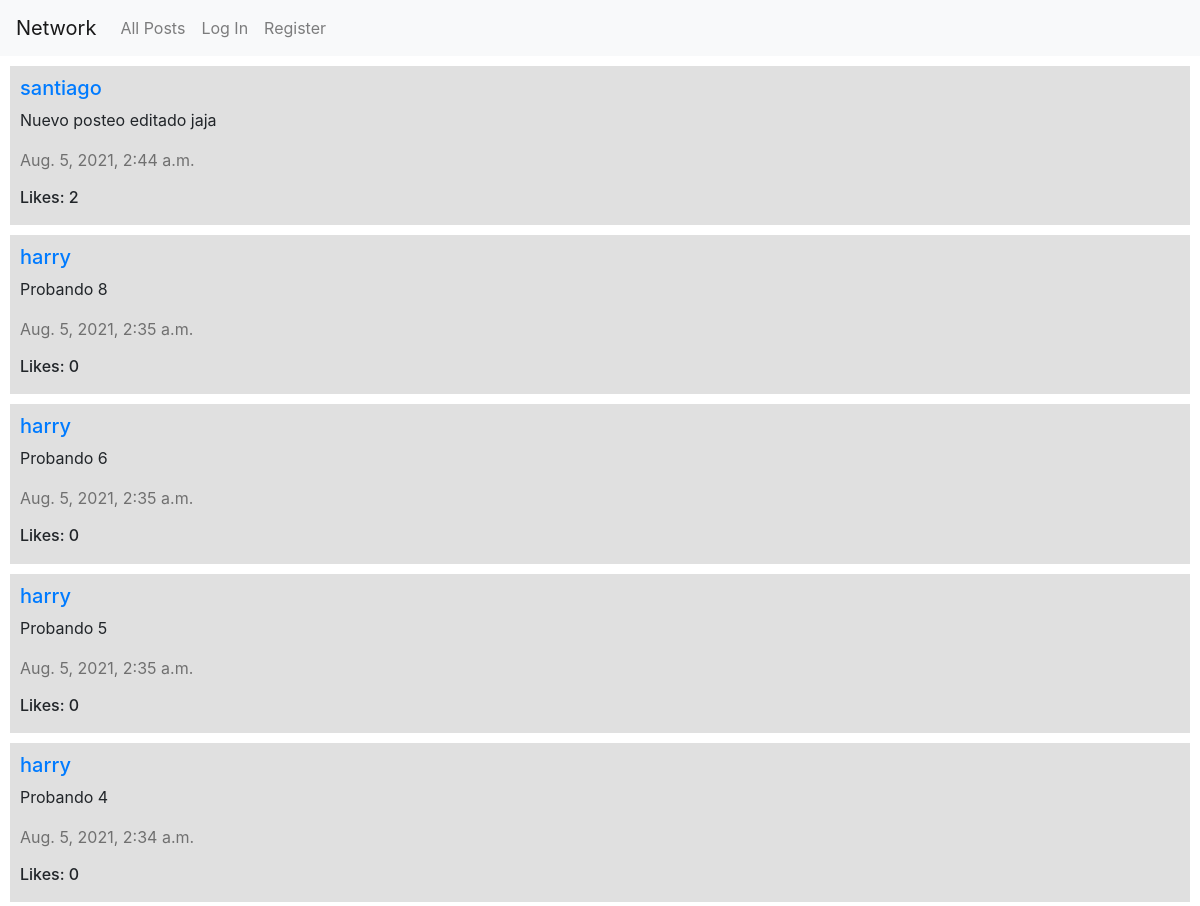
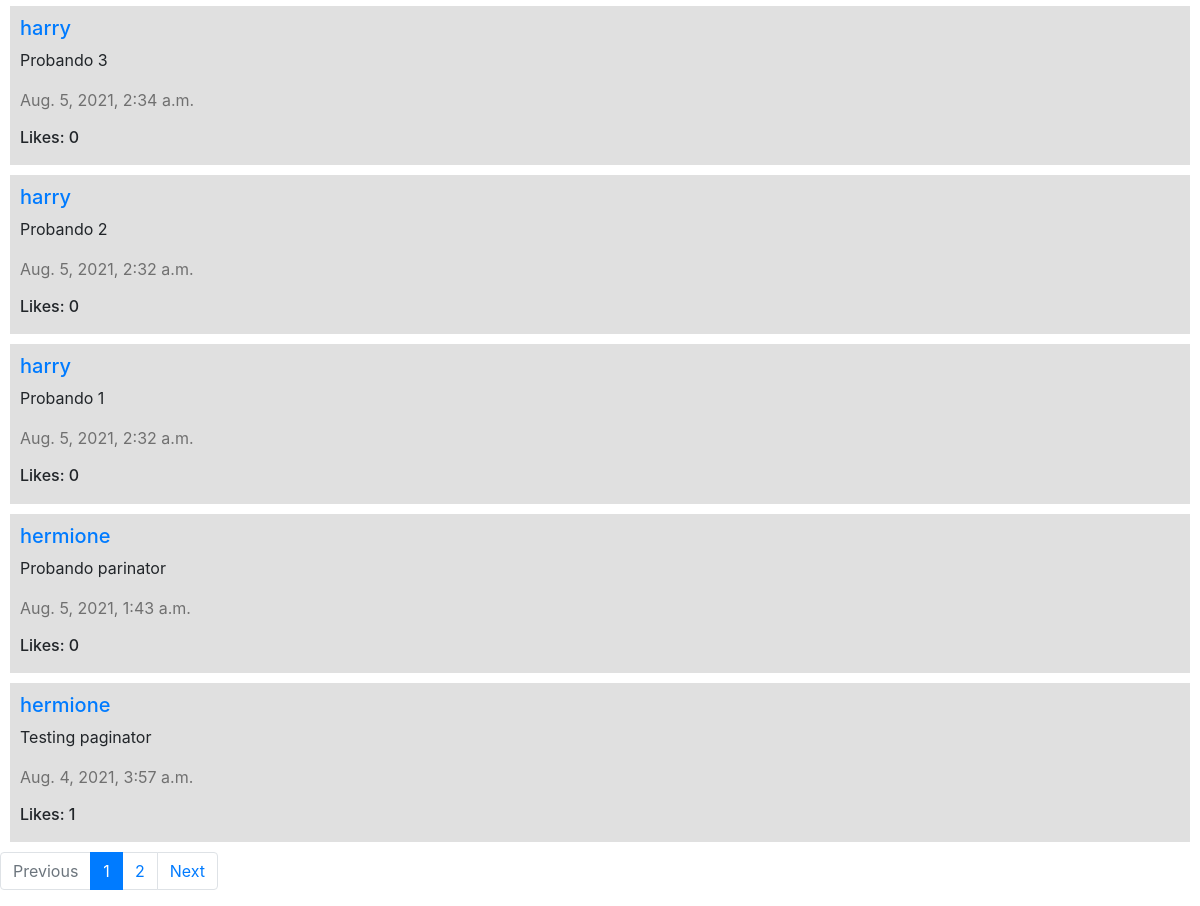
The page / on the database its author committed (2 pictures, top to bottom).
### network/models.py (models this page shows)
class Post(models.Model):
    user = models.ForeignKey(User, on_delete=models.CASCADE, related_name="posts")
    content = models.CharField(max_length=512)
    timestamp = models.DateTimeField(auto_now_add=True)
    likes = models.ManyToManyField(User, blank=True, related_name="liked_posts")

class User(AbstractUser):
    followers = models.ManyToManyField("self", blank=True, symmetrical=False, related_name="following")

### network/views.py (the view, shortened to what this page needs)
# urls.py: path("", views.index, name="index"),
@csrf_exempt
def index(request):
    if request.method != "POST":
        posts = Post.objects.all()
        posts = posts.order_by("-timestamp").all()
        if request.GET.get("page") != None:
            num_page = request.GET.get("page")
        else:
            num_page = 1
        p = Paginator(posts, 10)
        page = p.page(num_page)
        return render(request, "network/index.html", {
            "num": int(num_page),
            "page": page,
            "num_pages": range(1, p.num_pages+1),
            "last_page": num_page
        })

### network/templates/network/index.html (shortened to what this page needs)
{% extends "network/layout.html" %}
{% load static %}
{% block body %}
<ul id="posts">
    {% for post in page.object_list %}
    <li class="post">
        <h5><a href="{% url 'profile' post.user.username %}">{{ post.user.username }}</a></h5>
        <p id="post{{ post.id }}-content">{{ post.content }}</p>
        <p class="timestamp">{{ post.timestamp }}</p>
        <div class="likes">
            <h6 id="likes{{ post.id }}">Likes: {{ post.likes.count }}</h6>
        </div>
    </li>
    {% empty %}
    <li>
        <p>There are no posts.</p>
    </li>
    {% endfor %}
</ul>
<nav aria-label="Page navigation">
    <ul class="pagination">
        {% if page.has_previous %}
        <li class="page-item">
            <a class="page-link" href="?page={{ page.previous_page_number }}">Previous</a>
        </li>
        {% else %}
        <li class="page-item disabled">
            <a class="page-link" href="?page=1">Previous</a>
        </li>
        {% endif %}
        {% for i in num_pages %}
        {% if i == num %}
        <li class="page-item active">
            <a class="page-link" href="?page={{ i }}">
                {{ i }}
            </a>
        </li>
        {% else %}
        <li class="page-item">
            <a class="page-link" href="?page={{ i }}">
                {{ i }}
            </a>
        </li>
        {% endif %}
        {% endfor %}
        {% if page.has_next %}
        <li class="page-item">
            <a class="page-link" href="?page={{ page.next_page_number }}">Next</a>
        </li>
        {% else %}
        <li class="page-item disabled">
            <a class="page-link" href="?page={{ last_page }}">Next</a>
        </li>
        {% endif %}
    </ul>
</nav>
{% endblock %}

### network/templates/network/layout.html (shortened to what this page needs)
{% load static %}
<!DOCTYPE html>
<html lang="en">
<head>
    <link rel="stylesheet" href="https://stackpath.bootstrapcdn.com/bootstrap/4.4.1/css/bootstrap.min.css"
>
    <link href="{% static 'network/styles.css' %}" rel="stylesheet">
</head>
<body>
    <nav class="navbar navbar-expand-lg navbar-light bg-light">
        <a class="navbar-brand" href="{% url 'index' %}">Network</a>
        <div>
            <ul class="navbar-nav mr-auto">
                <li class="nav-item">
                    <a class="nav-link" href="{% url 'index' %}">All Posts</a>
                </li>
                {% if user.is_authenticated %}
                <li class="nav-item">
                    <a class="nav-link" href="{% url 'following' %}">Following</a>
                </li>
                <li class="nav-item">
                    <a class="nav-link" href="{% url 'logout' %}">Log Out</a>
                </li>
                {% else %}
                <li class="nav-item">
                    <a class="nav-link" href="{% url 'login' %}">Log In</a>
                </li>
                <li class="nav-item">
                    <a class="nav-link" href="{% url 'register' %}">Register</a>
                </li>
                {% endif %}
            </ul>
        </div>
    </nav>
    <div class="body">
        {% block body %}
        {% endblock %}
    </div>
</body>
</html>

### network/static/network/styles.css (style rules this page uses)
#posts { margin: 0; padding: 0; }
.post { padding: 10px; margin: 10px; background-color: rgb(224, 224, 224); list-style-type: none; }
.timestamp { color: rgb(112, 112, 112); }

### rows shown on the page
Post: user.username "santiago", content "Nuevo posteo editado jaja", timestamp "Aug. 5, 2021, 2:44 a.m.", likes.count "2"
Post: user.username "harry", content "Probando 8", timestamp "Aug. 5, 2021, 2:35 a.m.", likes.count "0"
Post: user.username "harry", content "Probando 6", timestamp "Aug. 5, 2021, 2:35 a.m.", likes.count "0"
Post: user.username "harry", content "Probando 5", timestamp "Aug. 5, 2021, 2:35 a.m.", likes.count "0"
Post: user.username "harry", content "Probando 4", timestamp "Aug. 5, 2021, 2:34 a.m.", likes.count "0"
Post: user.username "harry", content "Probando 3", timestamp "Aug. 5, 2021, 2:34 a.m.", likes.count "0"
Post: user.username "harry", content "Probando 2", timestamp "Aug. 5, 2021, 2:32 a.m.", likes.count "0"
Post: user.username "harry", content "Probando 1", timestamp "Aug. 5, 2021, 2:32 a.m.", likes.count "0"
Post: user.username "hermione", content "Probando parinator", timestamp "Aug. 5, 2021, 1:43 a.m.", likes.count "0"
Post: user.username "hermione", content "Testing paginator", timestamp "Aug. 4, 2021, 3:57 a.m.", likes.count "1"

### other values the page prints
{{ i }} "1"
{{ i }} "2"
